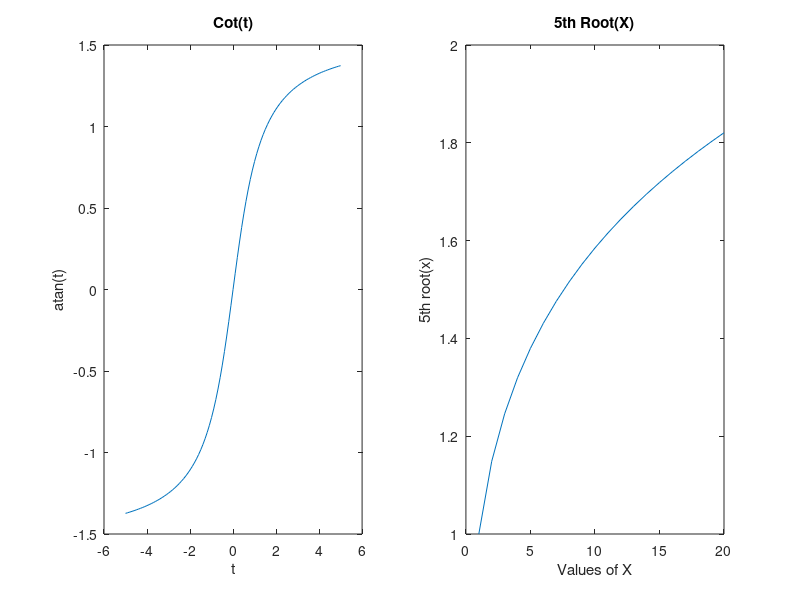

Write the MATLAB code that produced this figure.
%{
  EXPERIMENT-4(A)
  AIM:Evaluating a given expression and rounding it to the nearest integer value using Round,Floor,Ceil and Fix Functions.
  SOFTWARE USED:MATLAB 9.12.0(R2022a)
 %}
 
%Round
round(-99.97855)
round(99.97855)

%Ceil
ceil(99.97855)
ceil(-99.97855)

%Floor
floor(99.97855)
floor(-99.97855)

%Fix
fix(50.55555)
fix(-50.55555)

  %{
  EXPERIMENT-4(B)
  AIM:Generating and Plots of Trigonometric Functions-sin(t),cos(t),tan(t),sec(t),cosec(t) and cot(t) for a given duration, 't'.
  SOFTWARE USED:MATLAB 9.12.0(R2022a)
 %}
%Generating and Plotting Trigonometric functions
t=-pi:0.1:pi

%Generating and Plotting sin(t)
X=sin(t)
subplot(1,2,1)
plot(t,X)
xlabel('t')
ylabel('sin(t)')
title('Sin(t)')
subplot(1,2,2)
stem(t,X)
xlabel('t')
ylabel('sin(t)')
title('Sin(t)')
  
%Generating and Plotting cos(t)
X=cos(t)
subplot(1,2,1)
plot(t,X)
xlabel('t')
ylabel('cos(t)')
title('Cos(t)')
subplot(1,2,2)
stem(t,X)
xlabel('t')
ylabel('cos(t)')
title('Cos(t)')
  
%Generating and Plotting tan(t)
t=(-pi/2)+0.05:0.05:(pi/2)-0.05
X=tan(t)
subplot(1,2,1)
plot(t,X)
xlabel('t')
ylabel('tan(t)')
title('Tan(t)')
subplot(1,2,2)
stem(t,X)
xlabel('t')
ylabel('tan(t)')
title('Tan(t)')

t=-1:0.02:1
  
%Generating and Plotting asin(t)
X=asin(t)
subplot(1,2,1)
plot(t,X)
xlabel('t')
ylabel('asin(t)')
title('Cosec(t)')
subplot(1,2,2)
stem(t,X)
xlabel('t')
ylabel('asin(t)')
title('Cosec(t)')
  
%Generating and Plotting acos(t)
X=acos(t)
subplot(1,2,1)
plot(t,X)
xlabel('t')
ylabel('acos(t)')
title('Sec(t)')
subplot(1,2,2)
stem(t,X)
xlabel('t')
ylabel('acos(t)')
title('Sec(t)')

%Generating and Plotting atan(t)
t=-5:0.1:5
X=atan(t)
subplot(1,2,1)
plot(t,X)
xlabel('t')
ylabel('atan(t)')
title('Cot(t)')
subplot(1,2,2)
stem(t,X)
xlabel('t')
ylabel('atan(t)')
title('Cot(t)')
  
 %{
  EXPERIMENT-4(C)
  AIM:Generating and Plots of Logarithmic and other Functions-log(A),log10(A),Square Root of A,Real nth root of A.
  SOFTWARE USED:MATLAB 9.12.0(R2022a)
 %}
X=1:1:20
%Log(X)
Y=log(X)
plot(X,Y)
title('Log(X)')
xlabel('Values of X')
ylabel('log x')
  
%Log10(X)
Y=log10(X)
plot(X,Y)
title('Log10(X)')
xlabel('Values of X')
ylabel('log10x')
  
%Sqrt(X)
Y=sqrt(X)
plot(X,Y)
title('Sqrt(X)')
xlabel('Values of X')
ylabel('sqrt(x)')
  
%nthroot(X)
Y=nthroot(X,5)
plot(X,Y)
title('5th Root(X)')
xlabel('Values of X')
ylabel('5th root(x)')
